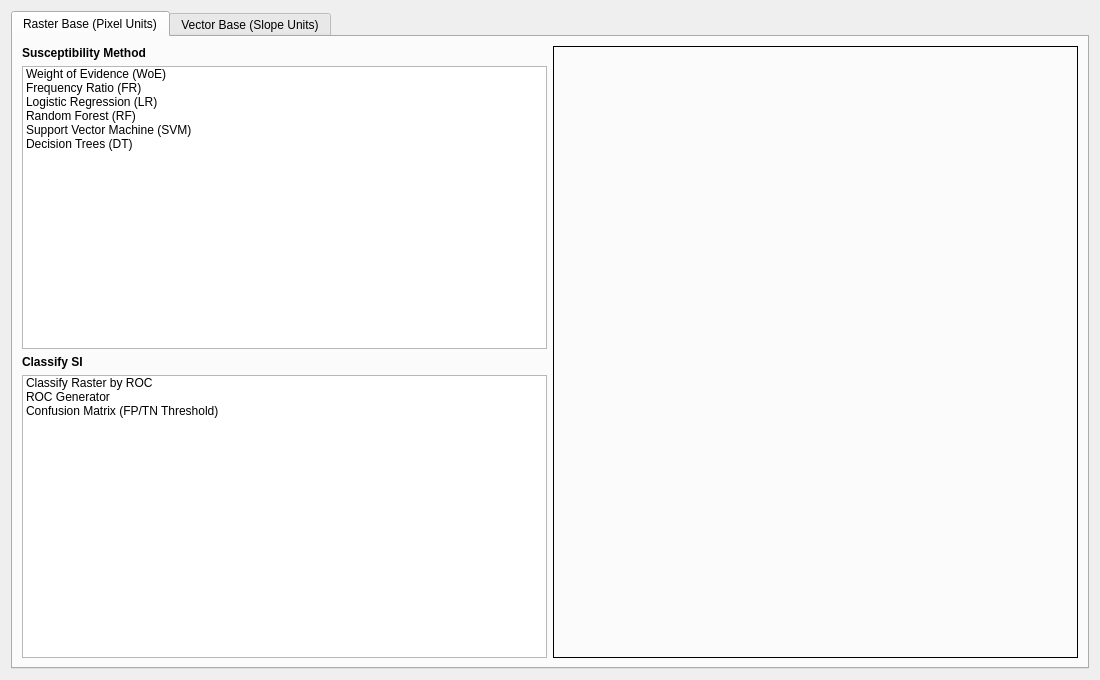
<?xml version="1.0" encoding="UTF-8"?>
<ui version="4.0">
 <class>SzEduDialog</class>
 <widget class="QDialog" name="SzEduDialog">
  <property name="geometry">
   <rect><x>0</x><y>0</y><width>1100</width><height>680</height></rect>
  </property>
  <property name="windowTitle"><string>SZR+ (Susceptibility Zoning + Raster capabilities)</string></property>
  <layout class="QVBoxLayout" name="mainLayout">
   <item>
    <widget class="QTabWidget" name="mainTabWidget">
     <property name="currentIndex"><number>0</number></property>

     <!-- ═══════════════════════════ TAB 1: RASTER BASE ═══════════════════════════ -->
     <widget class="QWidget" name="tab_raster">
      <attribute name="title"><string>Raster Base (Pixel Units)</string></attribute>
      <layout class="QHBoxLayout" name="rasterBaseLayout">
       <!-- Left: algorithm list -->
       <item>
        <layout class="QVBoxLayout">
         <item><widget class="QLabel" name="lbl_r_title">
          <property name="text"><string>Susceptibility Method</string></property>
          <property name="font"><font><bold>true</bold></font></property>
         </widget></item>
         <item>
          <widget class="QListWidget" name="SIfunct_r">
           <item><property name="text"><string>Weight of Evidence (WoE)</string></property></item>
           <item><property name="text"><string>Frequency Ratio (FR)</string></property></item>
           <item><property name="text"><string>Logistic Regression (LR)</string></property></item>
           <item><property name="text"><string>Random Forest (RF)</string></property></item>
           <item><property name="text"><string>Support Vector Machine (SVM)</string></property></item>
           <item><property name="text"><string>Decision Trees (DT)</string></property></item>
          </widget>
         </item>
         <item><widget class="QLabel" name="lbl_cl_r_title">
          <property name="text"><string>Classify SI</string></property>
          <property name="font"><font><bold>true</bold></font></property>
         </widget></item>
         <item>
          <widget class="QListWidget" name="classify_list_r">
           <item><property name="text"><string>Classify Raster by ROC</string></property></item>
           <item><property name="text"><string>ROC Generator</string></property></item>
           <item><property name="text"><string>Confusion Matrix (FP/TN Threshold)</string></property></item>
          </widget>
         </item>
        </layout>
       </item>
       <!-- Right: stacked widget (pages built in Python) -->
       <item>
        <widget class="QStackedWidget" name="stackedWidget_r">
         <property name="frameShape"><enum>QFrame::Box</enum></property>
         <widget class="QWidget" name="r_page_woe"/>
         <widget class="QWidget" name="r_page_fr"/>
         <widget class="QWidget" name="r_page_lr"/>
         <widget class="QWidget" name="r_page_rf"/>
         <widget class="QWidget" name="r_page_svm"/>
         <widget class="QWidget" name="r_page_dt"/>
        </widget>
       </item>
      </layout>
     </widget>

     <!-- ═══════════════════════════ TAB 2: VECTOR BASE ═══════════════════════════ -->
     <widget class="QWidget" name="tab_vector">
      <attribute name="title"><string>Vector Base (Slope Units)</string></attribute>
      <layout class="QHBoxLayout" name="vectorBaseLayout">
       <!-- Left: algorithm list -->
       <item>
        <layout class="QVBoxLayout">
         <item><widget class="QLabel" name="lbl_v_title">
          <property name="text"><string>Susceptibility Method</string></property>
          <property name="font"><font><bold>true</bold></font></property>
         </widget></item>
         <item>
          <widget class="QListWidget" name="SIfunct_v">
           <item><property name="text"><string>Weight of Evidence (WoE)</string></property></item>
           <item><property name="text"><string>Frequency Ratio (FR)</string></property></item>
           <item><property name="text"><string>Logistic Regression (LR)</string></property></item>
           <item><property name="text"><string>Random Forest (RF)</string></property></item>
           <item><property name="text"><string>Support Vector Machine (SVM)</string></property></item>
           <item><property name="text"><string>Decision Trees (DT)</string></property></item>
          </widget>
         </item>
         <item><widget class="QLabel" name="lbl_dp_title">
          <property name="text"><string>Data Preparation</string></property>
          <property name="font"><font><bold>true</bold></font></property>
         </widget></item>
         <item>
          <widget class="QListWidget" name="dataprep_list">
           <item><property name="text"><string>Clean Points By Raster Kernel</string></property></item>
           <item><property name="text"><string>Attribute Table Statistics</string></property></item>
           <item><property name="text"><string>Points Kernel Statistics</string></property></item>
           <item><property name="text"><string>Points Kernel Graphs</string></property></item>
           <item><property name="text"><string>Points Sampler</string></property></item>
           <item><property name="text"><string>Points To Grid</string></property></item>
           <item><property name="text"><string>Poly To Grid</string></property></item>
           <item><property name="text"><string>Classify Field by .txt File</string></property></item>
           <item><property name="text"><string>Classify Field in Quantiles</string></property></item>
           <item><property name="text"><string>Correlation Plot</string></property></item>
          </widget>
         </item>
         <item><widget class="QLabel" name="lbl_cl_title">
          <property name="text"><string>Classify SI</string></property>
          <property name="font"><font><bold>true</bold></font></property>
         </widget></item>
         <item>
          <widget class="QListWidget" name="classify_list">
           <item><property name="text"><string>Classify Vector by ROC</string></property></item>
           <item><property name="text"><string>Classify Vector by Weighted ROC</string></property></item>
           <item><property name="text"><string>ROC Generator</string></property></item>
           <item><property name="text"><string>Confusion Matrix (FP/TN Threshold)</string></property></item>
          </widget>
         </item>
        </layout>
       </item>
       <!-- Right: stacked widget (pages built in Python) -->
       <item>
        <widget class="QStackedWidget" name="stackedWidget_v">
         <property name="frameShape"><enum>QFrame::Box</enum></property>
         <widget class="QWidget" name="v_page_woe"/>
         <widget class="QWidget" name="v_page_fr"/>
         <widget class="QWidget" name="v_page_lr"/>
         <widget class="QWidget" name="v_page_rf"/>
         <widget class="QWidget" name="v_page_svm"/>
         <widget class="QWidget" name="v_page_dt"/>
         <widget class="QWidget" name="dp_page_clean"/>
         <widget class="QWidget" name="dp_page_stats"/>
         <widget class="QWidget" name="dp_page_kernel_stats"/>
         <widget class="QWidget" name="dp_page_kernel_graphs"/>
         <widget class="QWidget" name="dp_page_sampler"/>
         <widget class="QWidget" name="dp_page_ptogrid"/>
         <widget class="QWidget" name="dp_page_polytogrid"/>
         <widget class="QWidget" name="dp_page_classtxt"/>
         <widget class="QWidget" name="dp_page_classdec"/>
         <widget class="QWidget" name="dp_page_corr"/>
         <widget class="QWidget" name="cl_page_classv"/>
         <widget class="QWidget" name="cl_page_classvw"/>
         <widget class="QWidget" name="cl_page_roc"/>
         <widget class="QWidget" name="cl_page_confusion"/>
        </widget>
       </item>
      </layout>
     </widget>

    </widget>
   </item>
  </layout>
 </widget>
 <customwidgets>
  <customwidget>
   <class>QgsFileWidget</class>
   <extends>QWidget</extends>
   <header>qgsfilewidget.h</header>
  </customwidget>
  <customwidget>
   <class>QgsMapLayerComboBox</class>
   <extends>QComboBox</extends>
   <header>qgsmaplayer combobox.h</header>
  </customwidget>
 </customwidgets>
 <resources/>
 <connections/>
</ui>
